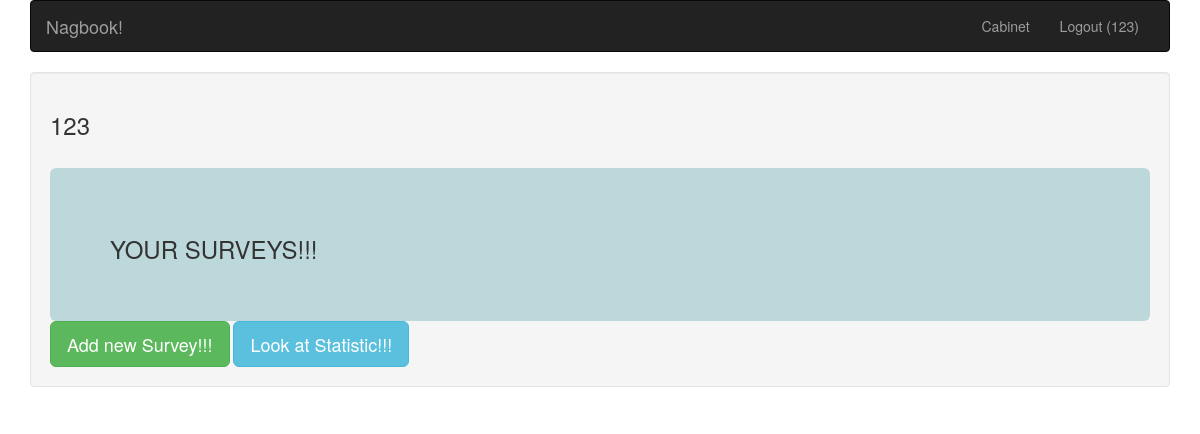
The app's page /cabinet/1 (signed in), older data.
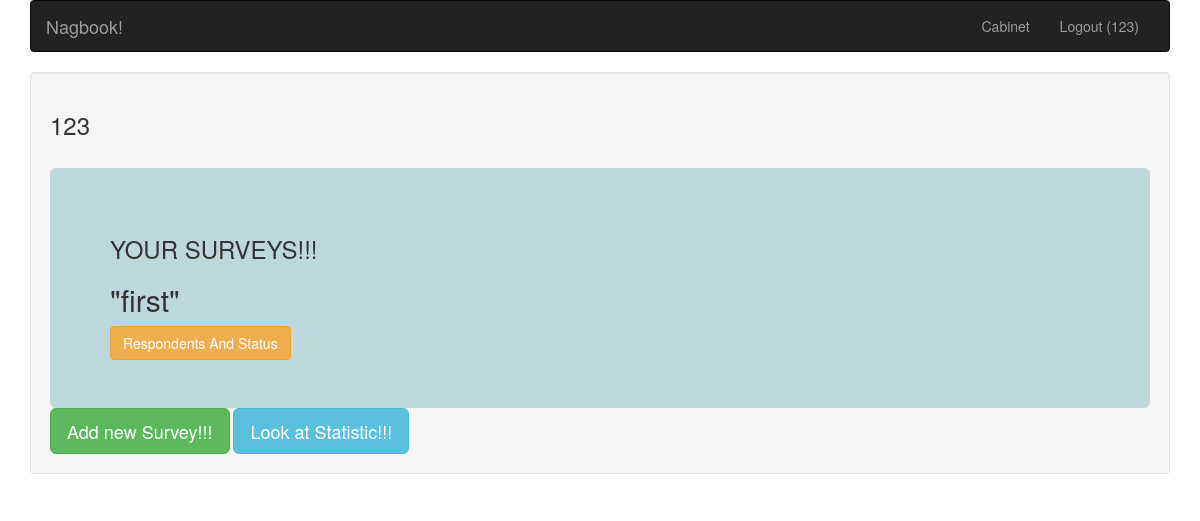
The same page, newer data.
### nagbook/models.py (models this page shows, shortened)
class User(db.Model, UserMixin):
    __tablename__ = 'user'
    id = db.Column(db.Integer(), primary_key=True)
    nickname = db.Column(db.String(80), unique=True)
    email = db.Column(db.String(120), unique=True)
    _password = db.Column(db.String(100))
    role = db.Column(db.String(20), default='user')
    @hybrid_property
    def password(self):
        return self._password
    def __repr__(self):
        return str(self.nickname)

class Survey(db.Model):
    __tablename__ = 'survey'
    id = db.Column(db.Integer, primary_key=True)
    name = db.Column(db.String(128), index=True)
    intro_text = db.Column(db.String(999), index=True)
    start_time = db.Column(db.DateTime, index=True, default=datetime.utcnow)
    end_time = db.Column(db.DateTime, index=True)
    user_id = db.Column(db.Integer, db.ForeignKey('user.id'), nullable=False)
    questions = db.relationship('Question', lazy="dynamic", backref='survey')
    respondents_emails = db.relationship('Respondent', lazy="dynamic", backref='survey')

### nagbook/cabinet/views.py (the view)
@cabinet.route('/<int:user_id>')
@login_required
def index(user_id):
    if current_user.id != user_id:
        abort(403)
    surveys = Survey.query.filter(Survey.user_id == current_user.id).all() or []
    return render_template(
        'cabinet/index.html',
        surveys=surveys,
        current_user=current_user
    )

### nagbook/cabinet/views.py (called while the page is built)
@cabinet.before_request
def before_request():
    g.user = current_user

### nagbook/models.py (called while the page is built)
@lm.user_loader
def load_user(id):
    return User.query.get(int(id))

### nagbook/templates/cabinet/index.html
{% extends 'base.html' %}
{% block page_content %}
<div class= 'well'>
    <h3>{{ current_user.nickname }}</h3>
    <br>
    <div class="jumbotron" style="margin:0px; background-color:#BDD8DA">
    <h3>YOUR SURVEYS!!!</h3>
    {% for survey in surveys %}
	    <h2>"{{survey.name}}"</h2>
        <a class="btn btn-warning" href="{{ url_for('.distribution', id=survey.id) }}" role="button">Respondents And Status</a>
    {% endfor %}
    </div>
    <a class="btn btn-success btn-lg" href="{{ url_for('survey.show_add_form', user_id=current_user.id) }}" role="button">Add new Survey!!!</a>
    <a class="btn btn-info btn-lg" href="{{ url_for('.statistic', user_id=current_user.id) }}" role="button">Look at Statistic!!!</a>
</div>
{% endblock page_content %}

### nagbook/templates/base.html (shortened to what this page needs)
{% extends "bootstrap/base.html" %}
{% block navbar %}
<div class="container">
    <nav class="navbar navbar-inverse">
      <div class="container-fluid">
        <div class="navbar-header">
          <a class="navbar-brand" href="{{ url_for('main.index') }}">Nagbook!</a>
        </div>
        <div class="collapse navbar-collapse" id="bs-example-navbar-collapse-2">
          <ul class="nav navbar-nav navbar-right">
          {% if not g.user.is_authenticated %}
            <li {% if request.path == '/login' %}class="active"{% endif %}><a href="{{ url_for('auth.login') }}">Login</a></li>
            <li {% if request.path == '/register' %}class="active"{% endif %}><a href="{{ url_for('auth.register') }}">Register</a></li>
          {% else %}
            <li><a href="{{ url_for('cabinet.index', user_id = g.user.id) }}">Cabinet</a></li>
            <li><a href="{{ url_for('auth.logout') }}">Logout ({{ g.user }})</a></li>
          {% endif %}
          </ul>
        </div>
      </div>
    </nav>
</div>
{% endblock navbar %}
    {% block content %}
    <div class="container">
        {% block page_content %}{% endblock page_content %}
    </div>
    {% endblock content %}

Row changes from the older to the newer data that the page shows:
added Survey: name "first"
